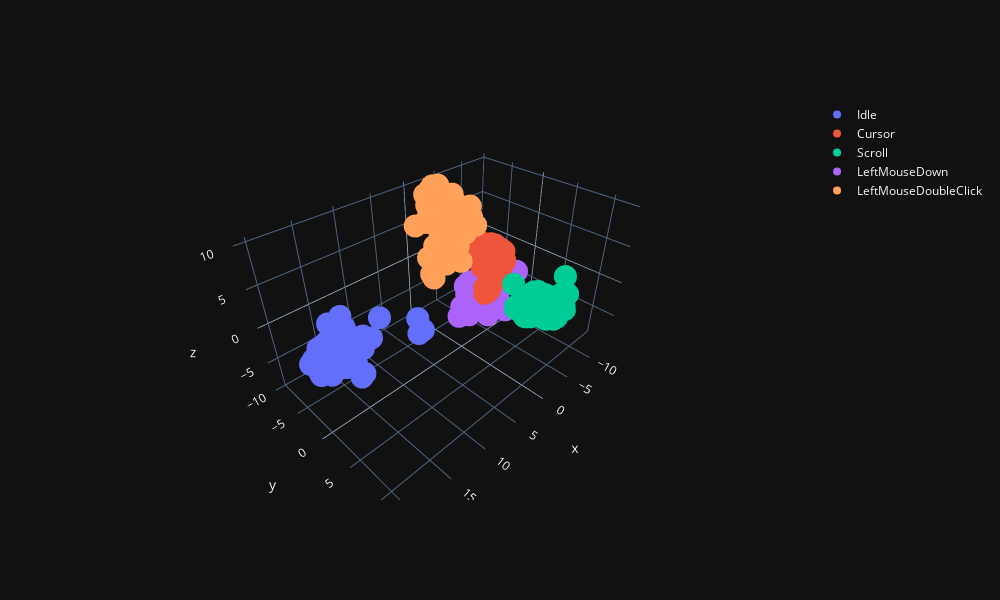

Notebook cell for this chart:
### Markdown cell above
## 3D

### Code cell
fig_3d_LDA = go.Figure()

totalClasses = list(
    label.unique()
    )



for class_name in totalClasses:
    indices = (label == class_name)
    fig_3d_LDA.add_trace(
        go.Scatter3d(
            x = features_LDA[indices, 0],
            y = features_LDA[indices, 1],
            z = features_LDA[indices, 2],
            mode= 'markers',
            name=class_name
            )
        
    )

fig_3d_LDA.update_layout(margin=dict( l=100,r=100,b=100,t=100),width=1000,height=600)                 

fig_3d_LDA.layout.template = 'plotly_dark'
fig_3d_LDA.show()

### Figure 1 — Plotly figure (JSON) as saved in the notebook; plotly's stock layout.template omitted (floating-point values rounded to 4 significant figures; data arrays with more than 128 entries replaced by an {"elided": "..."} marker saying what was removed)
{"data": [{"mode": "markers", "name": "Idle", "type": "scatter3d", "x": {"elided": "396 float values"}, "y": {"elided": "396 float values"}, "z": {"elided": "396 float values"}}, {"mode": "markers", "name": "Cursor", "type": "scatter3d", "x": {"elided": "363 float values"}, "y": {"elided": "363 float values"}, "z": {"elided": "363 float values"}}, {"mode": "markers", "name": "Scroll", "type": "scatter3d", "x": {"elided": "370 float values"}, "y": {"elided": "370 float values"}, "z": {"elided": "370 float values"}}, {"mode": "markers", "name": "LeftMouseDown", "type": "scatter3d", "x": {"elided": "339 float values"}, "y": {"elided": "339 float values"}, "z": {"elided": "339 float values"}}, {"mode": "markers", "name": "LeftMouseDoubleClick", "type": "scatter3d", "x": {"elided": "283 float values"}, "y": {"elided": "283 float values"}, "z": {"elided": "283 float values"}}], "layout": {"height": 600, "margin": {"b": 100, "l": 100, "r": 100, "t": 100}, "width": 1000}}
